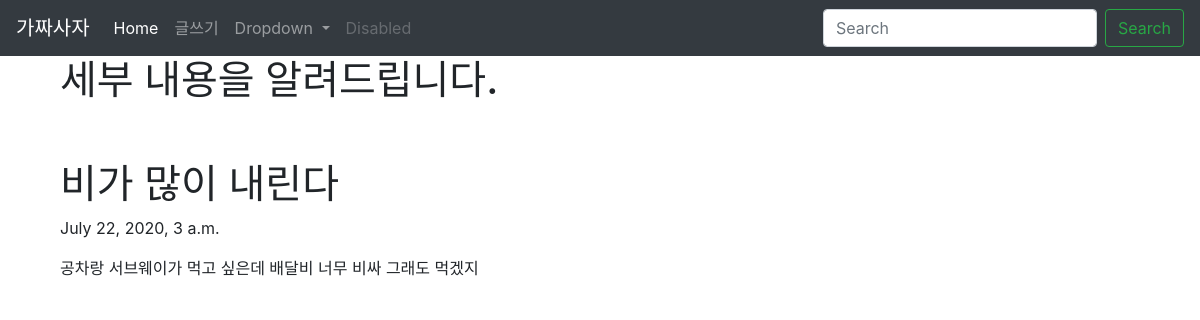
Page /blog/1/ on the committed database.
### blog/models.py (models this page shows, shortened)
class Blog(models.Model):#blog Class에서 어떤 data를 처리할지 정의.
    title = models.CharField(max_length=200)#title은 models의 charfield를 이용해 가져와 사용, 최대길이 지정.
    pub_date = models.DateTimeField('date published')#pub_date는 날짜, 시간알아내는 변수 이용해 날짜,시간 가져옴.
    body = models.TextField()#body:긴 글 형식을 저장하기 위해 textfield를 사용.

### blog/views.py (the view)
# urls.py: path('blog/<int:blog_id>/', blog.views.detail, name='detail'),
def detail(request, blog_id):#blog_id:path-converter로 전달 받았음
    details = get_object_or_404(Blog, pk=blog_id) #(model name, pk(=primary key, 구분자) = 게시글 id)
    return render(request, 'detail.html', {'detail':details})

### blog/templates/detail.html
{% extends 'base.html' %}
{% block content %}
<div class="container">
  <h1>세부 내용을 알려드립니다.</h1>
  <br><br>
  <h1>{{detail.title}}</h1>
  <p>{{detail.pub_date}}</p>
  <p>{{detail.body}}</p>
</div>
{% endblock %}

### rows in the picture
Blog: title "비가 많이 내린다", pub_date "July 22, 2020, 3 a.m.", body "공차랑 서브웨이가 먹고 싶은데 배달비 너무 비싸 그래도 먹겠지"
